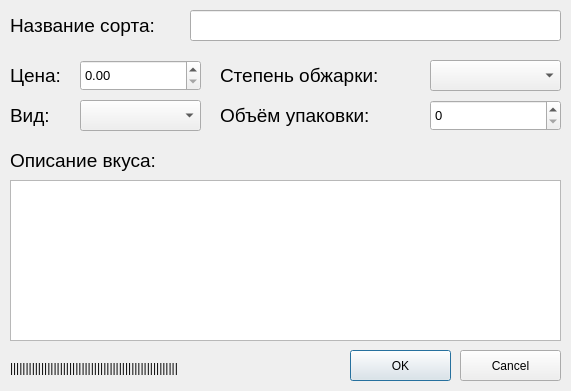
<?xml version="1.0" encoding="UTF-8"?>
<ui version="4.0">
 <class>Dialog</class>
 <widget class="QDialog" name="Dialog">
  <property name="geometry">
   <rect>
    <x>0</x>
    <y>0</y>
    <width>571</width>
    <height>391</height>
   </rect>
  </property>
  <property name="windowTitle">
   <string>Dialog</string>
  </property>
  <widget class="QLabel" name="label">
   <property name="geometry">
    <rect>
     <x>10</x>
     <y>10</y>
     <width>181</width>
     <height>31</height>
    </rect>
   </property>
   <property name="font">
    <font>
     <pointsize>14</pointsize>
    </font>
   </property>
   <property name="text">
    <string>Название сорта:</string>
   </property>
  </widget>
  <widget class="QLabel" name="label_2">
   <property name="geometry">
    <rect>
     <x>220</x>
     <y>60</y>
     <width>211</width>
     <height>31</height>
    </rect>
   </property>
   <property name="font">
    <font>
     <pointsize>14</pointsize>
    </font>
   </property>
   <property name="text">
    <string>Степень обжарки:</string>
   </property>
  </widget>
  <widget class="QLabel" name="label_3">
   <property name="geometry">
    <rect>
     <x>10</x>
     <y>100</y>
     <width>211</width>
     <height>31</height>
    </rect>
   </property>
   <property name="font">
    <font>
     <pointsize>14</pointsize>
    </font>
   </property>
   <property name="text">
    <string>Вид:</string>
   </property>
  </widget>
  <widget class="QLabel" name="label_4">
   <property name="geometry">
    <rect>
     <x>10</x>
     <y>140</y>
     <width>211</width>
     <height>41</height>
    </rect>
   </property>
   <property name="font">
    <font>
     <pointsize>14</pointsize>
    </font>
   </property>
   <property name="text">
    <string>Описание вкуса:</string>
   </property>
  </widget>
  <widget class="QLabel" name="label_5">
   <property name="geometry">
    <rect>
     <x>10</x>
     <y>60</y>
     <width>211</width>
     <height>31</height>
    </rect>
   </property>
   <property name="font">
    <font>
     <pointsize>14</pointsize>
    </font>
   </property>
   <property name="text">
    <string>Цена:</string>
   </property>
  </widget>
  <widget class="QLabel" name="label_6">
   <property name="geometry">
    <rect>
     <x>220</x>
     <y>100</y>
     <width>211</width>
     <height>31</height>
    </rect>
   </property>
   <property name="font">
    <font>
     <pointsize>14</pointsize>
    </font>
   </property>
   <property name="text">
    <string>Объём упаковки:</string>
   </property>
  </widget>
  <widget class="QComboBox" name="comboBox">
   <property name="geometry">
    <rect>
     <x>80</x>
     <y>100</y>
     <width>121</width>
     <height>31</height>
    </rect>
   </property>
   <property name="font">
    <font>
     <pointsize>10</pointsize>
    </font>
   </property>
  </widget>
  <widget class="QDoubleSpinBox" name="doubleSpinBox">
   <property name="geometry">
    <rect>
     <x>80</x>
     <y>60</y>
     <width>121</width>
     <height>31</height>
    </rect>
   </property>
   <property name="font">
    <font>
     <pointsize>10</pointsize>
    </font>
   </property>
   <property name="maximum">
    <double>100000.000000000000000</double>
   </property>
  </widget>
  <widget class="QLineEdit" name="lineEdit">
   <property name="geometry">
    <rect>
     <x>190</x>
     <y>10</y>
     <width>371</width>
     <height>31</height>
    </rect>
   </property>
   <property name="font">
    <font>
     <pointsize>10</pointsize>
    </font>
   </property>
   <property name="text">
    <string/>
   </property>
  </widget>
  <widget class="QPlainTextEdit" name="plainTextEdit">
   <property name="geometry">
    <rect>
     <x>10</x>
     <y>180</y>
     <width>551</width>
     <height>161</height>
    </rect>
   </property>
   <property name="font">
    <font>
     <pointsize>10</pointsize>
    </font>
   </property>
   <property name="plainText">
    <string/>
   </property>
  </widget>
  <widget class="QComboBox" name="comboBox_2">
   <property name="geometry">
    <rect>
     <x>430</x>
     <y>60</y>
     <width>131</width>
     <height>31</height>
    </rect>
   </property>
   <property name="font">
    <font>
     <pointsize>10</pointsize>
    </font>
   </property>
  </widget>
  <widget class="QSpinBox" name="spinBox">
   <property name="geometry">
    <rect>
     <x>430</x>
     <y>100</y>
     <width>131</width>
     <height>31</height>
    </rect>
   </property>
   <property name="font">
    <font>
     <pointsize>10</pointsize>
    </font>
   </property>
   <property name="minimum">
    <number>0</number>
   </property>
   <property name="maximum">
    <number>1000000000</number>
   </property>
  </widget>
  <widget class="QPushButton" name="pushButton">
   <property name="geometry">
    <rect>
     <x>350</x>
     <y>350</y>
     <width>101</width>
     <height>31</height>
    </rect>
   </property>
   <property name="text">
    <string>OK</string>
   </property>
  </widget>
  <widget class="QPushButton" name="pushButton_2">
   <property name="geometry">
    <rect>
     <x>460</x>
     <y>350</y>
     <width>101</width>
     <height>31</height>
    </rect>
   </property>
   <property name="text">
    <string>Cancel</string>
   </property>
  </widget>
  <widget class="QLabel" name="label_7">
   <property name="geometry">
    <rect>
     <x>10</x>
     <y>360</y>
     <width>331</width>
     <height>16</height>
    </rect>
   </property>
   <property name="text">
    <string>||||||||||||||||||||||||||||||||||||||||||||||||||||||</string>
   </property>
  </widget>
 </widget>
 <resources/>
 <connections/>
</ui>
